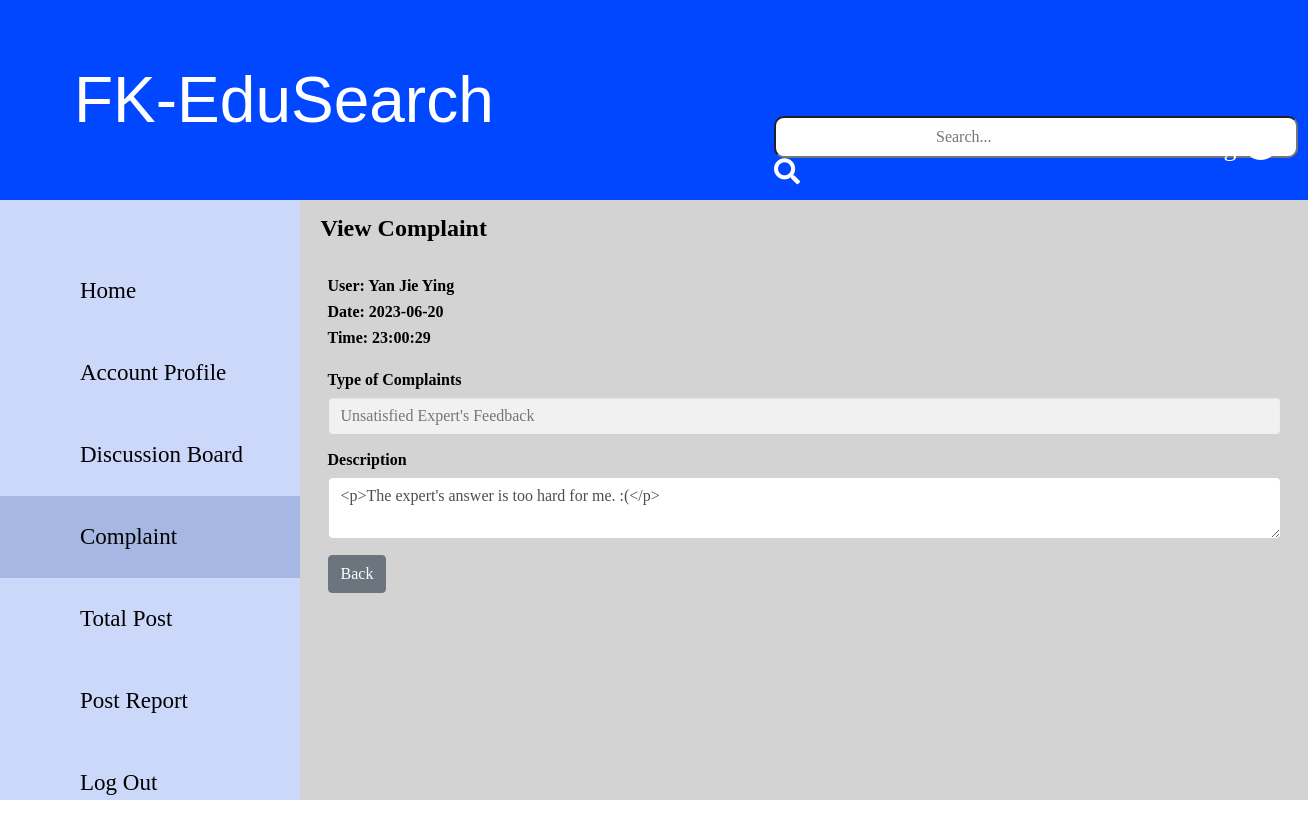
The app's page /Complaint/UserComplaintView.php?complaint_id=54 (signed in) with its own data.
### tables this page shows
CREATE TABLE `user` (
  `User_ID` varchar(7) NOT NULL,
  `user_password` varchar(20) NOT NULL,
  `user_name` varchar(30) NOT NULL,
  `user_type` varchar(20) NOT NULL,
  `user_email` varchar(20) NOT NULL,
  `user_phoneNum` varchar(20) NOT NULL,
  `user_researchArea` varchar(50) NOT NULL,
  `user_academicStatus` varchar(50) NOT NULL,
  `user_socialMediaAcc` varchar(50) NOT NULL,
  `user_ProfileStatus` varchar(100) NOT NULL,
  `user_LastLogin` datetime NOT NULL,
  `Admin_ID` varchar(7) NOT NULL
);

CREATE TABLE `complaint_list` (
  `Complaint_ID` int(7) NOT NULL,
  `Complaint_date` date NOT NULL,
  `Complaint_time` time NOT NULL,
  `Complaint_type` varchar(50) NOT NULL,
  `Complaint_description` varchar(300) NOT NULL,
  `Complaint_status` varchar(30) NOT NULL,
  `User_ID` varchar(7) NOT NULL,
  `Admin_ID` int(7) NOT NULL
);

### Complaint/UserComplaintView.php (the view, shortened to what this page needs)
<?php
include 'dbconnection.php';
$userid = 1;
$sql = "SELECT cl.*, u.user_name FROM complaint_list AS cl JOIN user AS u ON cl.User_ID = u.user_ID WHERE cl.User_ID = $userid";
$result = $conn->query($sql);
$row = mysqli_fetch_assoc($result);
$username = $row['user_name'];
if (isset($_GET['complaint_id'])) {
    $complaintId = $_GET['complaint_id'];
    $sql = "SELECT * FROM complaint_list WHERE Complaint_ID = $complaintId";
    $result = $conn->query($sql);
    if ($result->num_rows > 0) {
        $row = $result->fetch_assoc();
        $complaintType = $row['Complaint_type'];
        $description = $row['Complaint_description'];
        $time = $row['Complaint_time'];
        $date = $row['Complaint_date'];
    } else {
        echo "Complaint not found.";
        exit;
    }
} else {
    echo "No complaint ID provided.";
    exit;
}
?>
<!DOCTYPE html>
<html>
<head>
    <link rel="stylesheet" href="https://use.fontawesome.com/releases/v5.0.7/css/all.css">
    <link rel="stylesheet" href="../assets/css/module5.css">
</head>
<body>
<div id="title-bar">
    <a id="FK-EduSearch" class="FK Edu-Search">FK-EduSearch</a>
    <div class="searchbar">
        <input type="search" class="" placeholder="Search..." aria-label="Search" aria-describedby="search-addon" />
        <span class="input-group-text border-0" id="search-addon">
            <i class="fas fa-search" style="font-size:26px; color:white"></i>
        </span>
    </div>
    <div>
        <a class="icon-link" href="#">
            <?php echo $username?>
            <i class="fas fa-user-circle" style="font-size:36px;color:white"></i>
        </a>
    </div>
</div>
<div class="wrapper">
    <nav id="nav-bar">
        <ul>
            <li><a class="nav-link" href="../User/UserHomepage.php">Home</a></li>
            <li><a class="nav-link" href="../User/UserAccountProfile.php">Account Profile</a></li>
            <li><a class="nav-link" href="../User/DiscussionBoard.php">Discussion Board</a></li>
            <li><a class="nav-link active" href="UserComplaint.php">Complaint</a></li>
            <li><a class="nav-link" href="../User/TotalPost.php">Total Post</a></li>
            <li><a class="nav-link" href="../User/PostReport.php">Post Report</a></li>
            <li><a class="nav-link" href="../module1/logout.php">Log Out</a></li>
        </ul>
    </nav>
    <div class="content-wrapper">
        <section class="content-header">
        <div class="container-fluid">
            <div class="row mb-2">
                <h1>View Complaint</h1>
            </div>
        </div>
        </section>
        <section class="content">
            <div class="col-md-6">
                <div class="">
                    <div class="form-body">
                        <div class="form-group">
                            <label for="description">User: <?php echo $username?></label><br>
                            <label for="date">Date: <?php echo $date; ?></label><br>
                            <label for="time">Time: <?php echo $time; ?></label>
                        </div>
                        <div class="form-group">
                            <label for="complainttype">Type of Complaints</label>
                            <select id="complainttype" class="form-control custom-select" disabled>
                                <option value="Unsatisfied Expert's Feedback" <?php if ($complaintType === "Unsatisfied Expert's Feedback") echo 'selected'; ?>>Unsatisfied Expert's Feedback</option>
                                 </select>
                        </div>
                        <div class="form-group">
                            <label for="description">Description</label>
                            <textarea id="description" class="form-control" row="4" placeholder="Write a description of the complaint" disabled><?php echo $description; ?></textarea>
                        </div>
                        <div class="row">
                            <div class="col-12">
                            <a href="UserComplaint.php" class="btn btn-secondary">Back</a>
                            </div>
                        </div>
                    </div>
                </div>
            </div>
        </section>
    </div>
</body>
</html>

### records on screen
user: user_name "Yan Jie Ying"
complaint_list: Complaint_date "2023-06-20", Complaint_time "23:00:29", Complaint_type "Unsatisfied Expert's Feedback", Complaint_description "<p>The expert's answer is too hard for me. :(</p>"
